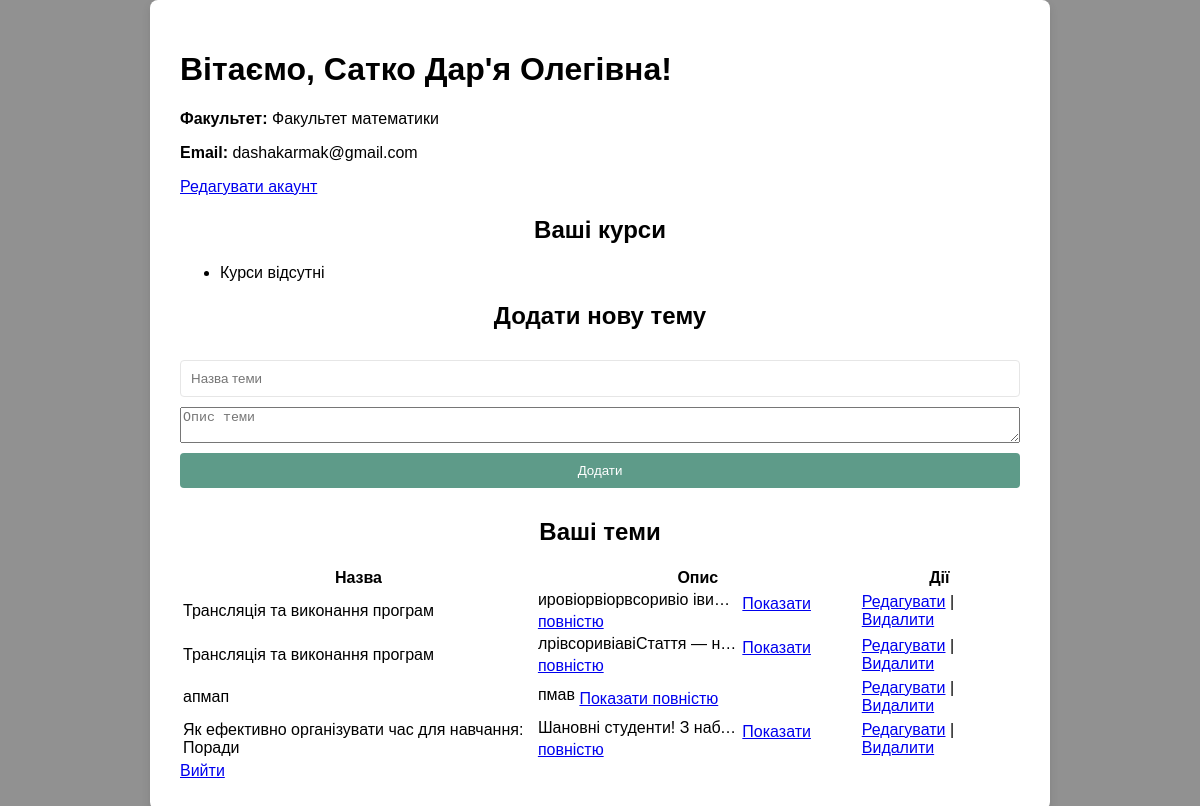
Page /admin_cabinet.php (signed in) on the committed database.
### tables this page shows
CREATE TABLE `memory` (
  `id` int(10) NOT NULL,
  `id_admin` int(5) NOT NULL,
  `topic` varchar(200) NOT NULL,
  `text` varchar(1500) NOT NULL
);

### admin_cabinet.php (the view, shortened to what this page needs)
<?php
include 'db_connect.php';
$user = $_SESSION['user'];
$stmt = $conn->prepare("SELECT * FROM memory WHERE id_admin = ?");
$stmt->bind_param("i", $user['id']);
$stmt->execute();
$result = $stmt->get_result();
$topics = $result->fetch_all(MYSQLI_ASSOC);
?>
<!DOCTYPE html>
<html lang="uk">
<head>
    <link rel="stylesheet" href="styles.css">
</head>
<body>
    <div class="container">
        <h1>Вітаємо, <?php echo htmlspecialchars($user['full_name'] ?? $user['login']); ?>!</h1>
        <p><strong>Факультет:</strong> <?php echo htmlspecialchars($user['faculty']); ?></p>
        <p><strong>Email:</strong> <?php echo htmlspecialchars($user['email']); ?></p>
        <a href="update_profile.php" class="btn">Редагувати акаунт</a>
       <h2>Ваші курси</h2>
                    <ul>
                        <?php
                        $hasCourses = false;
                        if (!$hasCourses) {
                            echo "<li>Курси відсутні</li>";
                        }
                        ?>
                    </ul>
        <h2>Додати нову тему</h2>
        <form action="add_topic.php" method="post">
            <input type="text" name="topic" placeholder="Назва теми" required>
            <textarea name="text" placeholder="Опис теми" required></textarea>
            <button type="submit">Додати</button>
        </form>
        <h2>Ваші теми</h2>
        <table>
            <tr>
                <th>Назва </th>
                <th>Опис</th>
                <th>Дії</th>
            </tr>
            <?php foreach ($topics as $topic): ?>
            <tr>
                <td><?php echo htmlspecialchars($topic['topic']); ?></td>
                <td>
                    <span class="truncated" id="truncated_<?php echo $topic['id']; ?>">
                        <?php echo substr($topic['text'], 0, 50); ?>
                    </span>
                    <a href="javascript:void(0);" id="btn_<?php echo $topic['id']; ?>" onclick="toggleText('<?php echo $topic['id']; ?>')">Показати повністю</a>
                </td>
                <td>
                    <a href="edit_topic.php?id=<?php echo $topic['id']; ?>">Редагувати</a> |
                    <a href="delete_topic.php?id=<?php echo $topic['id']; ?>" onclick="return confirm('Ви впевнені?')">Видалити</a>
                </td>
            </tr>
            <?php endforeach; ?>
        </table>
        <a href="logout.php" class="btn">Вийти</a>
    </div>
</body>
</html>

### styles.css (style rules this page uses)
body { font-family: Arial, sans-serif; background-color: #919191; display: flex; justify-content: center; align-items: center; height: 100vh; margin: 0; }
.container { background-color: white; padding: 30px; border-radius: 8px; box-shadow: 0 4px 10px rgba(0, 0, 0, 0.1); width: 350px; }
h2 { text-align: center; margin-bottom: 20px; }
form { display: flex; flex-direction: column; }
input, select, button { margin: 10px 0; padding: 10px; border: 1px solid #e6e6e6; border-radius: 4px; }
button { background-color: #5e9b89; color: white; border: none; cursor: pointer; transition: background-color 0.3s; }

### admin_cabinet.php (style rules this page uses)
.container { width: 70%; margin: auto; }
.truncated { white-space: nowrap; overflow: hidden; text-overflow: ellipsis; max-width: 200px; display: inline-block; }

### rows in the picture
memory: topic "Трансляцiя та виконання програм", text "ировіорвіорвсоривіо іви…"
memory: topic "Трансляцiя та виконання програм", text "лрівсоривіавіСтаття — н…"
memory: topic "апмап", text "пмав"
memory: topic "Як ефективно організувати час для навчання: Поради", text "Шановні студенти! З наб…"

### other values in the picture
$user['full_name'] "Сатко Дар'я Олегівна"
$user['faculty'] "Факультет математики"
$user['email'] "dashakarmak@gmail.com"
